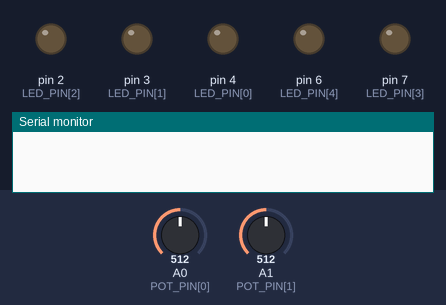
Bench run of a sketch on a simulated Arduino Uno, built with avr-gcc and run on an emulated ATmega328P. Parts: output pins drawn as LEDs (lit = HIGH), the last lines printed to the serial monitor. Inputs (shaded band) come from the test bench; at power-on: A0 (POT_PIN[0]) = 512, A1 (POT_PIN[1]) = 512.

Above: at 1.3 s.
1.4 s: A0 (POT_PIN[0]) set to 10
3.0 s: A1 (POT_PIN[1]) set to 22
4.5 s: A1 (POT_PIN[1]) set to 18
At 5.7 s:
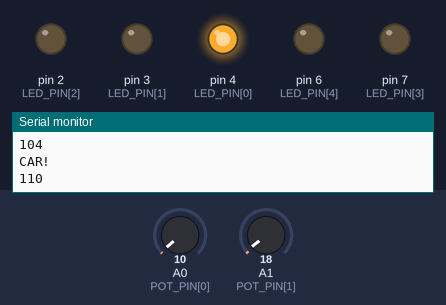
At 7.3 s:
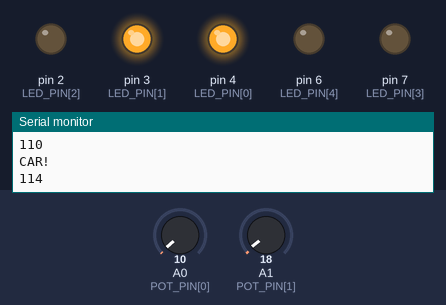
Timing chart, 0 to 13.0 s (numbered marks = the images above; inputs shaded):
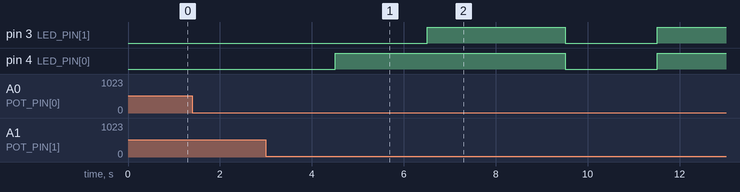

The sketch:

sketch_may18a.ino
```cpp
#define MAX_POT 2 // 조도 센서 개수
#define MAX_LED 5 // LED 개수
#define L_LIMIT 20 // 조도 어디까지 인식으로 볼 건지
#define T_LIMIT 10 // 조도 어디까지 시간차이를 씹을 건지
#define N 10 // 속도를 정수화? 하는 느낌
#define M 1 //LED 어디만큼 킬까
#define RESET 30 //초기화 임시 변수


const int POT_PIN[MAX_POT] = {A0,A1};
int POT_TIME[MAX_POT]={0};
const int LED_PIN[MAX_LED] = {4,3,2,7,6};
int LED_TIME[MAX_LED] = {0};
int dx[2]={-1,1};
int visited[MAX_LED];
struct Point {
  int x;
  int t;
};

long long time=101;

const int MAX_SIZE = 100;
struct Point queue[MAX_SIZE];
int front = 0, rear = 0;

void enqueue(struct Point val) {
  if (rear < MAX_SIZE) {
    queue[rear++] = val;
  }
}

struct Point dequeue() {
  if (front < rear) {
    return queue[front++];
  }
  struct Point empty = {-1, -1};
  return empty; // 빈 큐
}

bool isEmpty() {
  return front == rear;
}

void bfs(int t,int x){
  x=0;
  for(int i=0;i<MAX_LED;i++)visited[i]=0;
  front=rear=0;
  t=N/(t+1);
  enqueue({x,t});
  visited[x]=1;
  while(!isEmpty()){
    struct Point tmp = dequeue();
    //나중에 자동으로 꺼지게끔. 근데 지금은 귀찮아.
    if(tmp.t<=0)break;
    digitalWrite(LED_PIN[tmp.x], HIGH);
    for(int i=0;i<2;i++){
      int tmpx=tmp.x+dx[i];
      int tmpt=tmp.t;
      if(tmpx<0||tmpx>=MAX_LED)continue;
      if(visited[tmpx])continue;
      enqueue({tmpx,tmpt-M});
      visited[tmpx]=1;
    }
  }
}


void setup() {
  Serial.begin(9600);           // 시리얼 통신 시작
  for(int i=0;i<MAX_LED;i++)
    pinMode(LED_PIN[i], OUTPUT);
}
void loop() {


  for(int i=0;i<MAX_POT;i++){
    int val = analogRead(POT_PIN[i]);  // POT_PIN에서 아날로그 값 읽기
    //Serial.println(val);            // 시리얼 모니터에 값 출력
    if(val<L_LIMIT){
      if(time - POT_TIME[i]<T_LIMIT)continue;
      Serial.println("CAR!");
      Serial.println((int)time);
      Serial.println();
      POT_TIME[i]=time;
      for(int j=0;j<2;j++){
        if(i+dx[j]<0 || i+dx[j]>=MAX_POT)continue;
        if(time-POT_TIME[i+dx[j]]<=T_LIMIT){
          bfs(time-POT_TIME[i+dx[j]],i);
        }
      }
    }
  }


  // if (val < 100) {
  //   digitalWrite(LED_PIN, HIGH);  // 밝기가 낮으면 LED 켜기
  // } else {
  //   digitalWrite(LED_PIN, LOW);   // 밝기가 높으면 LED 끄기
  // }
  if(time%RESET==0){
    for(int i=0;i<MAX_LED;i++) digitalWrite(LED_PIN[i], LOW);
  }
  delay(500);
  time++;
}
```

Measured:
- the behaviour switches between 20 and 19 on A1 (POT_PIN[1]) (found by bisection; images 0 and 1)
- after the input at 3.0 s, every drawn part: stays the same
- after the input at 4.5 s, pin 3 (LED_PIN[1]): LOW → HIGH after 2.0 s, → LOW 3.0 s later, → HIGH 2.0 s later; pin 4 (LED_PIN[0]): LOW → HIGH at once, → LOW 5.0 s later, → HIGH 2.0 s later
